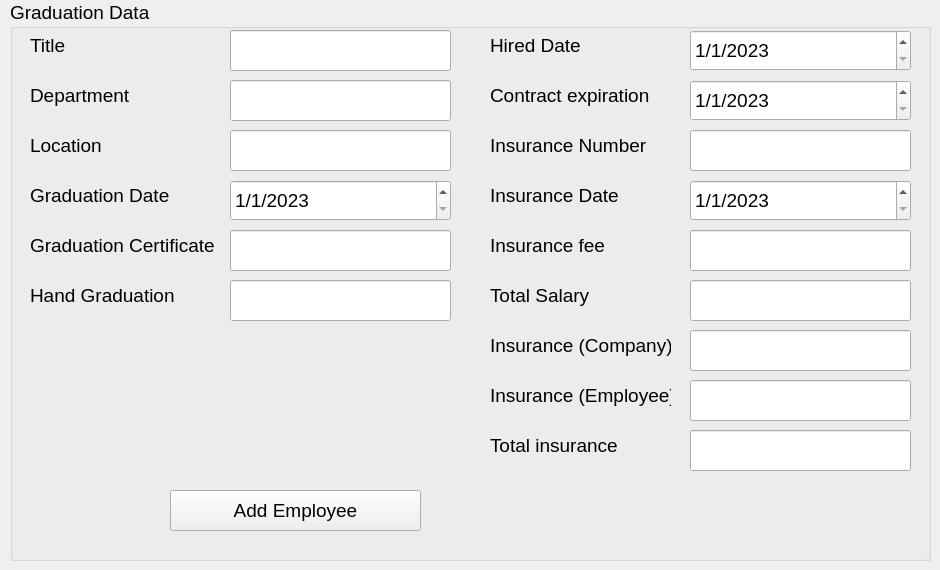
                  <widget class="QWidget" name="tab_31">
                   <attribute name="title">
                    <string>Graduation Data</string>
                   </attribute>
                   <widget class="QGroupBox" name="groupBox_63">
                    <property name="geometry">
                     <rect>
                      <x>10</x>
                      <y>0</y>
                      <width>921</width>
                      <height>561</height>
                     </rect>
                    </property>
                    <property name="font">
                     <font>
                      <family>Segoe UI</family>
                      <pointsize>14</pointsize>
                     </font>
                    </property>
                    <property name="title">
                     <string>Graduation Data</string>
                    </property>
                    <widget class="QLabel" name="label_248">
                     <property name="geometry">
                      <rect>
                       <x>480</x>
                       <y>380</y>
                       <width>181</width>
                       <height>31</height>
                      </rect>
                     </property>
                     <property name="font">
                      <font>
                       <family>Segoe UI</family>
                       <pointsize>14</pointsize>
                      </font>
                     </property>
                     <property name="text">
                      <string>Insurance (Employee)</string>
                     </property>
                    </widget>
                    <widget class="QLabel" name="label_251">
                     <property name="geometry">
                      <rect>
                       <x>480</x>
                       <y>280</y>
                       <width>181</width>
                       <height>31</height>
                      </rect>
                     </property>
                     <property name="font">
                      <font>
                       <family>Segoe UI</family>
                       <pointsize>14</pointsize>
                      </font>
                     </property>
                     <property name="text">
                      <string>Total Salary </string>
                     </property>
                    </widget>
                    <widget class="QLineEdit" name="lineEdit_195">
                     <property name="geometry">
                      <rect>
                       <x>680</x>
                       <y>230</y>
                       <width>221</width>
                       <height>41</height>
                      </rect>
                     </property>
                    </widget>
                    <widget class="QPushButton" name="pushButton_31">
                     <property name="enabled">
                      <bool>true</bool>
                     </property>
                     <property name="geometry">
                      <rect>
                       <x>160</x>
                       <y>490</y>
                       <width>251</width>
                       <height>41</height>
                      </rect>
                     </property>
                     <property name="text">
                      <string>Add Employee</string>
                     </property>
                    </widget>
                    <widget class="QLabel" name="label_250">
                     <property name="geometry">
                      <rect>
                       <x>480</x>
                       <y>230</y>
                       <width>181</width>
                       <height>31</height>
                      </rect>
                     </property>
                     <property name="font">
                      <font>
                       <family>Segoe UI</family>
                       <pointsize>14</pointsize>
                      </font>
                     </property>
                     <property name="text">
                      <string>Insurance fee</string>
                     </property>
                    </widget>
                    <widget class="QLabel" name="label_58">
                     <property name="geometry">
                      <rect>
                       <x>20</x>
                       <y>130</y>
                       <width>181</width>
                       <height>31</height>
                      </rect>
                     </property>
                     <property name="font">
                      <font>
                       <family>Segoe UI</family>
                       <pointsize>14</pointsize>
                      </font>
                     </property>
                     <property name="text">
                      <string>Location</string>
                     </property>
                    </widget>
                    <widget class="QLineEdit" name="lineEdit_190">
                     <property name="geometry">
                      <rect>
                       <x>220</x>
                       <y>80</y>
                       <width>221</width>
                       <height>41</height>
                      </rect>
                     </property>
                    </widget>
                    <widget class="QLineEdit" name="lineEdit_205">
                     <property name="geometry">
                      <rect>
                       <x>680</x>
                       <y>430</y>
                       <width>221</width>
                       <height>41</height>
                      </rect>
                     </property>
                    </widget>
                    <widget class="QLineEdit" name="lineEdit_196">
                     <property name="geometry">
                      <rect>
                       <x>680</x>
                       <y>280</y>
                       <width>221</width>
                       <height>41</height>
                      </rect>
                     </property>
                    </widget>
                    <widget class="QLineEdit" name="lineEdit_191">
                     <property name="geometry">
                      <rect>
                       <x>220</x>
                       <y>130</y>
                       <width>221</width>
                       <height>41</height>
                      </rect>
                     </property>
                    </widget>
                    <widget class="QLabel" name="label_246">
                     <property name="geometry">
                      <rect>
                       <x>480</x>
                       <y>130</y>
                       <width>181</width>
                       <height>31</height>
                      </rect>
                     </property>
                     <property name="font">
                      <font>
                       <family>Segoe UI</family>
                       <pointsize>14</pointsize>
                      </font>
                     </property>
                     <property name="text">
                      <string>Insurance Number</string>
                     </property>
                    </widget>
                    <widget class="QLabel" name="label_241">
                     <property name="geometry">
                      <rect>
                       <x>20</x>
                       <y>180</y>
                       <width>181</width>
                       <height>31</height>
                      </rect>
                     </property>
                     <property name="font">
                      <font>
                       <family>Segoe UI</family>
                       <pointsize>14</pointsize>
                      </font>
                     </property>
                     <property name="text">
                      <string>Graduation Date</string>
                     </property>
                    </widget>
                    <widget class="QLabel" name="label_249">
                     <property name="geometry">
                      <rect>
                       <x>480</x>
                       <y>330</y>
                       <width>181</width>
                       <height>31</height>
                      </rect>
                     </property>
                     <property name="font">
                      <font>
                       <family>Segoe UI</family>
                       <pointsize>14</pointsize>
                      </font>
                     </property>
                     <property name="text">
                      <string>Insurance (Company)</string>
                     </property>
                    </widget>
                    <widget class="QDateEdit" name="dateEdit_3">
                     <property name="geometry">
                      <rect>
                       <x>680</x>
                       <y>30</y>
                       <width>221</width>
                       <height>41</height>
                      </rect>
                     </property>
                     <property name="dateTime">
                      <datetime>
                       <hour>0</hour>
                       <minute>0</minute>
                       <second>0</second>
                       <year>2023</year>
                       <month>1</month>
                       <day>1</day>
                      </datetime>
                     </property>
                     <property name="displayFormat">
                      <string>d/M/yyyy</string>
                     </property>
                    </widget>
                    <widget class="QLineEdit" name="lineEdit_189">
                     <property name="geometry">
                      <rect>
                       <x>220</x>
                       <y>30</y>
                       <width>221</width>
                       <height>41</height>
                      </rect>
                     </property>
                    </widget>
                    <widget class="QDateEdit" name="dateEdit_4">
                     <property name="geometry">
                      <rect>
                       <x>680</x>
                       <y>80</y>
                       <width>221</width>
                       <height>41</height>
                      </rect>
                     </property>
                     <property name="dateTime">
                      <datetime>
                       <hour>0</hour>
                       <minute>0</minute>
                       <second>0</second>
                       <year>2023</year>
                       <month>1</month>
                       <day>1</day>
                      </datetime>
                     </property>
                     <property name="displayFormat">
                      <string>d/M/yyyy</string>
                     </property>
                    </widget>
                    <widget class="QLabel" name="label_256">
                     <property name="geometry">
                      <rect>
                       <x>480</x>
                       <y>430</y>
                       <width>181</width>
                       <height>31</height>
                      </rect>
                     </property>
                     <property name="font">
                      <font>
                       <family>Segoe UI</family>
                       <pointsize>14</pointsize>
                      </font>
                     </property>
                     <property name="text">
                      <string>Total insurance</string>
                     </property>
                    </widget>
                    <widget class="QLabel" name="label_243">
                     <property name="geometry">
                      <rect>
                       <x>20</x>
                       <y>280</y>
                       <width>181</width>
                       <height>31</height>
                      </rect>
                     </property>
                     <property name="font">
                      <font>
                       <family>Segoe UI</family>
                       <pointsize>14</pointsize>
                      </font>
                     </property>
                     <property name="text">
                      <string>Hand Graduation</string>
                     </property>
                    </widget>
                    <widget class="QLabel" name="label_245">
                     <property name="geometry">
                      <rect>
                       <x>480</x>
                       <y>80</y>
                       <width>181</width>
                       <height>31</height>
                      </rect>
                     </property>
                     <property name="font">
                      <font>
                       <family>Segoe UI</family>
                       <pointsize>14</pointsize>
                      </font>
                     </property>
                     <property name="text">
                      <string>Contract expiration</string>
                     </property>
                    </widget>
                    <widget class="QLineEdit" name="lineEdit_193">
                     <property name="geometry">
                      <rect>
                       <x>220</x>
                       <y>280</y>
                       <width>221</width>
                       <height>41</height>
                      </rect>
                     </property>
                    </widget>
                    <widget class="QLineEdit" name="lineEdit_198">
                     <property name="geometry">
                      <rect>
                       <x>680</x>
                       <y>380</y>
                       <width>221</width>
                       <height>41</height>
                      </rect>
                     </property>
                    </widget>
                    <widget class="QLabel" name="label_57">
                     <property name="geometry">
                      <rect>
                       <x>20</x>
                       <y>80</y>
                       <width>181</width>
                       <height>31</height>
                      </rect>
                     </property>
                     <property name="font">
                      <font>
                       <family>Segoe UI</family>
                       <pointsize>14</pointsize>
                      </font>
                     </property>
                     <property name="text">
                      <string>Department</string>
                     </property>
                    </widget>
                    <widget class="QLabel" name="label_56">
                     <property name="geometry">
                      <rect>
                       <x>20</x>
                       <y>30</y>
                       <width>181</width>
                       <height>31</height>
                      </rect>
                     </property>
                     <property name="font">
                      <font>
                       <family>Segoe UI</family>
                       <pointsize>14</pointsize>
                      </font>
                     </property>
                     <property name="text">
                      <string>Title</string>
                     </property>
                    </widget>
                    <widget class="QLineEdit" name="lineEdit_194">
                     <property name="geometry">
                      <rect>
                       <x>680</x>
                       <y>130</y>
                       <width>221</width>
                       <height>41</height>
                      </rect>
                     </property>
                    </widget>
                    <widget class="QLabel" name="label_244">
                     <property name="geometry">
                      <rect>
                       <x>480</x>
                       <y>30</y>
                       <width>181</width>
                       <height>31</height>
                      </rect>
                     </property>
                     <property name="font">
                      <font>
                       <family>Segoe UI</family>
                       <pointsize>14</pointsize>
                      </font>
                     </property>
                     <property name="text">
                      <string>Hired Date</string>
                     </property>
                    </widget>
                    <widget class="QLineEdit" name="lineEdit_197">
                     <property name="geometry">
                      <rect>
                       <x>680</x>
                       <y>330</y>
                       <width>221</width>
                       <height>41</height>
                      </rect>
                     </property>
                    </widget>
                    <widget class="QLineEdit" name="lineEdit_192">
                     <property name="geometry">
                      <rect>
                       <x>220</x>
                       <y>230</y>
                       <width>221</width>
                       <height>41</height>
                      </rect>
                     </property>
                    </widget>
                    <widget class="QLabel" name="label_242">
                     <property name="geometry">
                      <rect>
                       <x>20</x>
                       <y>230</y>
                       <width>201</width>
                       <height>31</height>
                      </rect>
                     </property>
                     <property name="font">
                      <font>
                       <family>Segoe UI</family>
                       <pointsize>14</pointsize>
                      </font>
                     </property>
                     <property name="text">
                      <string>Graduation Certificate</string>
                     </property>
                    </widget>
                    <widget class="QDateEdit" name="dateEdit_5">
                     <property name="geometry">
                      <rect>
                       <x>680</x>
                       <y>180</y>
                       <width>221</width>
                       <height>41</height>
                      </rect>
                     </property>
                     <property name="dateTime">
                      <datetime>
                       <hour>0</hour>
                       <minute>0</minute>
                       <second>0</second>
                       <year>2023</year>
                       <month>1</month>
                       <day>1</day>
                      </datetime>
                     </property>
                     <property name="displayFormat">
                      <string>d/M/yyyy</string>
                     </property>
                    </widget>
                    <widget class="QDateEdit" name="dateEdit_2">
                     <property name="geometry">
                      <rect>
                       <x>220</x>
                       <y>180</y>
                       <width>221</width>
                       <height>41</height>
                      </rect>
                     </property>
                     <property name="dateTime">
                      <datetime>
                       <hour>0</hour>
                       <minute>0</minute>
                       <second>0</second>
                       <year>2023</year>
                       <month>1</month>
                       <day>1</day>
                      </datetime>
                     </property>
                     <property name="displayFormat">
                      <string>d/M/yyyy</string>
                     </property>
                    </widget>
                    <widget class="QLabel" name="label_247">
                     <property name="geometry">
                      <rect>
                       <x>480</x>
                       <y>180</y>
                       <width>181</width>
                       <height>31</height>
                      </rect>
                     </property>
                     <property name="font">
                      <font>
                       <family>Segoe UI</family>
                       <pointsize>14</pointsize>
                      </font>
                     </property>
                     <property name="text">
                      <string>Insurance Date</string>
                     </property>
                    </widget>
                   </widget>
                  </widget>
